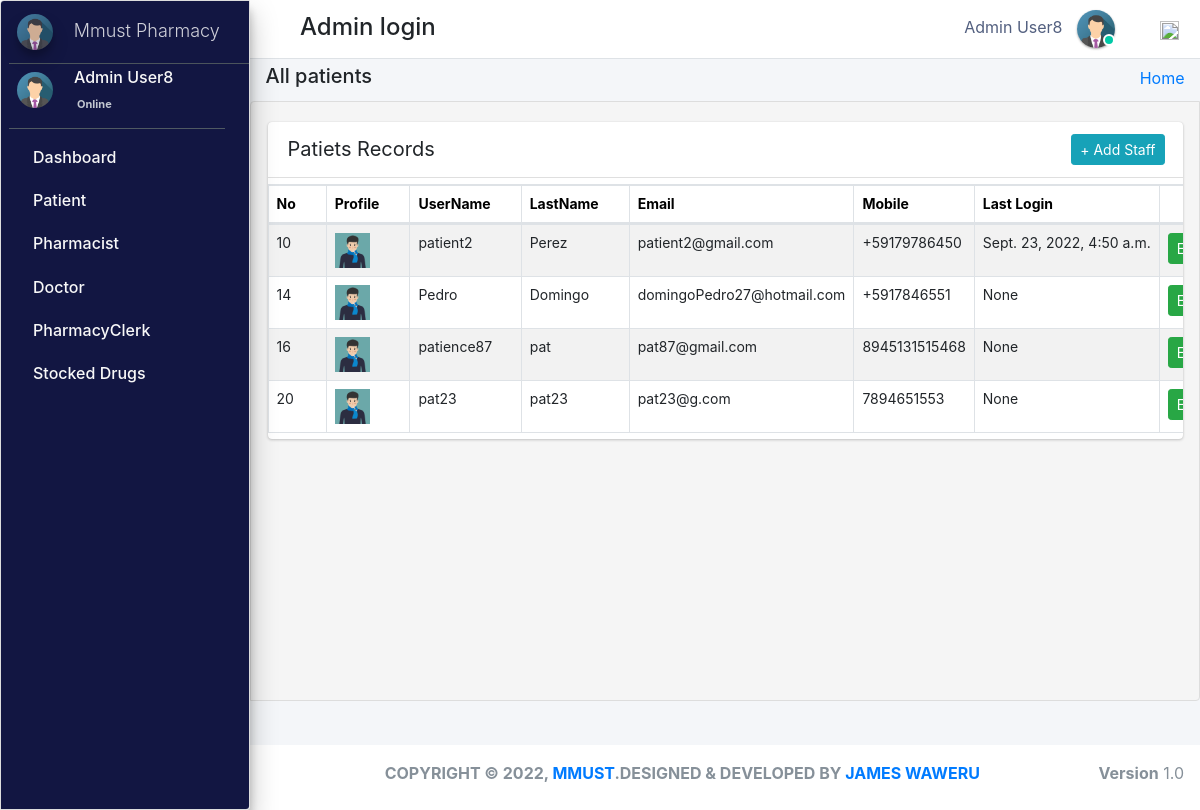
/admin_user/all_patients/ (signed in), run on an earlier commit of the app's database.
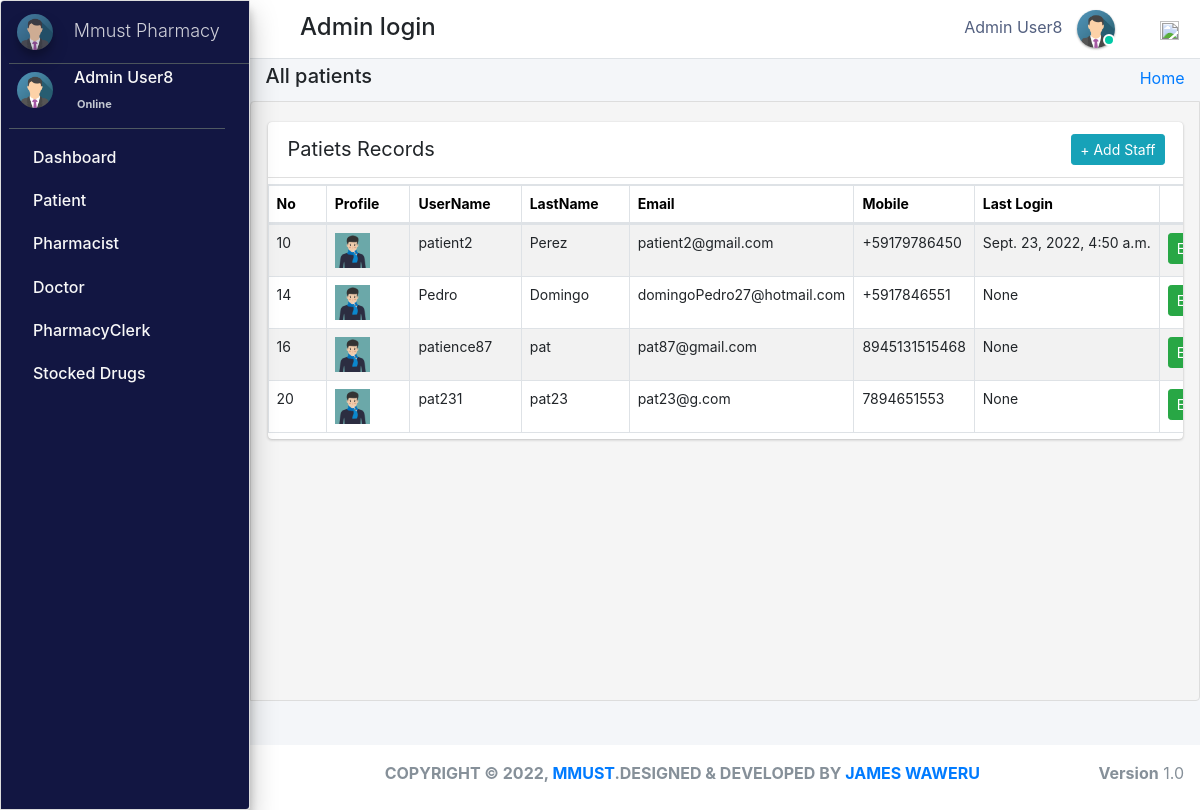
And on a later commit of the database.
### pharmacy/models.py (models this page shows, shortened)
class CustomUser(AbstractUser):
    user_type_data = ((1, "AdminHOD"), (2, "Pharmacist"), (3, "Doctor"), (4, "PharmacyClerk"),(5, "Patients"))
    user_type = models.CharField(default=1, choices=user_type_data, max_length=10)

class AdminHOD(models.Model):
    gender_category=(
        ('Male','Male'),
        ('Female','Female'),
    )
    admin = models.OneToOneField(CustomUser,null=True, on_delete = models.CASCADE)
    emp_no= models.CharField(max_length=100,null=True,blank=True)
    gender=models.CharField(max_length=100,null=True,choices=gender_category)
    mobile=models.CharField(max_length=10,null=True,blank=True)
    address=models.CharField(max_length=300,null=True,blank=True)
    profile_pic=models.ImageField(default="admin.png",null=True,blank=True)
    created_at = models.DateTimeField(auto_now_add=True)
    updated_at = models.DateTimeField(auto_now=True)
    date_employed=models.DateTimeField(auto_now_add=True, auto_now=False)
    objects = models.Manager()

class Patients(models.Model):
    gender_category=(
        ('Male','Male'),
        ('Female','Female'),
    )
    admin = models.OneToOneField(CustomUser,null=True, on_delete = models.CASCADE)
    reg_no=models.CharField(max_length=30,null=True,blank=True,unique=True)
    gender=models.CharField(max_length=7,null=True,blank=True,choices=gender_category)
    first_name=models.CharField(max_length=20,null=True,blank=True)
    last_name=models.CharField(max_length=20,null=True,blank=True)
    dob=models.DateTimeField(auto_now_add= False, auto_now=False,null=True,blank=True)
    phone_number=models.CharField(max_length=10,null=True,blank=True)
    profile_pic=models.ImageField(default="patient.jpg",null=True,blank=True)
    age= models.IntegerField(default='0', blank=True, null=True)
    address=models.CharField(max_length=300,null=True,blank=True)
    date_admitted=models.DateTimeField(auto_now_add=True, auto_now=False)
    last_updated = models.DateTimeField(auto_now_add=False, auto_now=True)

### pharmacy/HODViews.py (the view, shortened to what this page needs)
# urls.py: path('admin_user/all_patients/',HODViews.allPatients,name='all_patients'),
def all_patients(request):
    form = PatientSearchForm1(request.POST or None)
    patients = Patients.objects.all()
    context = {
        "patients": patients,
        "form": form,
        "title": "Admitted Patients"
    }
    return render(request, 'hod_templates/admited_patients.html', context)

### pharmacy/templates/hod_templates/admited_patients.html (shortened to what this page needs)
{% extends 'hod_templates/base_template.html'%}
{% load static %}
{% block page_title %}
<h5>All patients</h5>
{% endblock page_title %}
{% block main_content %}
<section class="content">
    <div class="row">
        <div class="col-md-12 px-3">
            <div class="card card-primar sc">
                <div class="card-header">
                    <span>Patiets Records</span>
                   <div class="card-tools d-flex">
                <a class="btn btn-sm btn-info mr-2" href="{% url 'patient_form' %}" role="button">+ Add Staff</a>
            </div>
                </div>
                <table  class="table table-bordered table-hover dataTable" id="plist">
                    <thead>
                            <tr>
                                    <th>No</th>
                                    <th>Profile</th>
                                    <th>UserName</th>
                                    <th>LastName</th>
                                    <th>Email</th>
                                    <th>Mobile</th>
                                     <th>Last Login</th>
                                     <th class="text-center">Action</th>
                            </tr>
                    </thead>
                    <tbody>
                            {% for patient in patients %}
                            <tr class="hov"> <td>{{patient.admin.id}}</td>
                                <td> <img src="{{patient.profile_pic.url}}" class="" width="35" height="35" alt=""></td>
                                <td>{{patient.admin}}</td>
                                <td>{{patient.admin.last_name}}</td>
                                <td>{{patient.admin.email}}</td>
                                <td>{{patient.phone_number}}</td>
                                <td>{{patient.admin.last_login}}</td>
                                <td><a href="{% url 'edit_patient' patient.admin.id %}" class="btn btn-sm btn-success">Edit</a>
                                    <a href="{% url 'patient_record' patient.id %}" class="btn btn-sm btn-warning">View</a></td>
                            </tr>
                            {% endfor %}
                    </tbody>
                </table>
            </div>
        </div>
    </div>
</section>
{% endblock %}

### pharmacy/templates/hod_templates/base_template.html (shortened to what this page needs)
{% extends 'base_file.html' %} {% block htm %}
<body class="hold-transition sidebar-mini layout-fixed">
    <div class="wrapper">
        <nav class="main-header navbar navbar-expand navbar-white navbar-light">
            <ul class="navbar-nav">
                <li class="nav-item">
                    <a class="nav-link" data-widget="pushmenu" href="#" role="button"><em class="fas fa-bars"></em> </a>
                </li>
            </ul>
            <h4 style="margin-left: 10px; margin-top: 5px;">Admin login </h4>
            <ul class="navbar-nav ml-auto">
                <li class="mx-3">
                    <a href="#" class="sm-submenu-with-image a">
                        <span>{{user.first_name}}  {{user.last_name}}</span>
                        <img src="{{request.user.adminhod.profile_pic.url}}" class="img-circle elevation-1" width="38" height="38" alt="">
                        <span class="avatar-status avatar-sm-status avatar-status-success"></span>
                    </a>
                </li>
                <li class="nav-item dropdown ml-3 low">
                    <a href="#" class="btn btn-outlined btn-black text-muted bg-transparent " data-toggle="dropdown" aria-expanded="false" data-wow-delay="0.7s"><img src="https://img.icons8.com/ios/50/000000/settings.png" width="19" height="19">
                    </a>
                </li>
            </ul>
        </nav>
        {% include 'hod_templates/sidebar.html'%}
        <div class="content-wrapper">
            <div class="content-header">
                <div class="container-fluid">
                    <div class="row ">
                        <div class="col-sm-6">
                            <h1 class="m-0 text-dark">
                                {% block page_title %} {% endblock page_title %}
                            </h1>
                        </div>
                        <div class="col-sm-6 ">
                            <ol class="breadcrumb float-sm-right">
                                <li class="breadcrumb-item"><a href="">Home</a></li>
                            </ol>
                        </div>
                    </div>
                </div>
            </div>
            {% block main_content %} {% endblock main_content %}
        </div>
        {% include 'hod_templates/footer.html'%}
    </div>
    {% endblock htm %}

### pharm/pharmacy/templates/base_file.html (shortened to what this page needs)
{% load static %}
<!DOCTYPE html>
<html lang="en">
<head>
    <link rel="stylesheet" href="{% static 'css/bootstrap.min.css'%}">
    <link rel="stylesheet" href="{% static 'css/main.css'%}">
    <link rel="stylesheet" href="{% static 'css/profile.css'%}">
    <link rel="stylesheet" href="{% static " fontawesome-free/css/all.min.css " %}">
    <link rel="stylesheet" href="https://code.ionicframework.com/ionicons/2.0.1/css/ionicons.min.css">
    <link rel="stylesheet" href="{% static 'dist/css/adminlte.css'  %}">
    <link rel="stylesheet" href="{% static 'pace-progress/themes/black/pace-theme-flat-top.css' %}">
    <link rel="stylesheet" href="{% static 'datatables-bs4/css/dataTables.bootstrap4.min.css'%}">
    <link rel="stylesheet" href="{% static 'datatables-responsive/css/responsive.bootstrap4.min.css'%}">
    <link rel="stylesheet" href="{% static 'datatables-buttons/css/buttons.bootstrap4.min.css'%}">
    <link rel="stylesheet" href="{% static 'css/select2.css' %}">
    <link href="{% static 'jquery-ui2/jquery-ui.min.css' %}" rel="stylesheet">
    <link href="{% static 'jquery-ui2/jquery-ui.structure.min.css' %}" rel="stylesheet">
    <link href="{% static 'jquery-ui2/jquery-ui.theme.min.css' %}" rel="stylesheet">
</head>
{% block htm %} {% endblock htm%}
</body>
</html>

### pharmacy/templates/hod_templates/sidebar.html (shortened to what this page needs)
<aside class="main-sidebar sidebar-dark-primary elevation-4">
    <a href="" class="brand-link ml-2">
        <img src="{{request.user.adminhod.profile_pic.url}}" alt="" width="36" height="36" class=" img-circle elevation-3" style="opacity: .8">
        <span class="brand-text font-weight-light mt-1 ml-3 mmust">Mmust Pharmacy</span>
    </a>
    <div class="sidebar">
        <div class="user-panel mr-3">
            <div class="pull-left image sm-submenu-with-image a ml-2 ">
                <img src="{{request.user.adminhod.profile_pic.url}}" class="img-circle mt-2" width="36" height="36" alt="User Image">
            </div>
            <div class="pull-left info">
                <p>{{user.first_name}} {{user.last_name}}</p>
                <a href="#"><em class="fa fa-circle text-success "></em>  Online</a>
            </div>
        </div>
        <nav class="mt-2">
            <ul class="nav nav-pills nav-sidebar flex-column" data-widget="treeview" role="menu" data-accordion="false">
                <li class="nav-item">
                    <a href="{% url  'admin_dashboard' %}" class="nav-link">
                        <p>
                            Dashboard
                        </p>
                    </a>
                </li>
                <li class="nav-item">
                    <a href="#" class="nav-link">
                        <p>
                            Patient
                        </p>
                    </a>
                </li>
                <li class="nav-item">
                    <a href="#" class="nav-link">
                        <p>
                            Pharmacist
                        </p>
                    </a>
                </li>
                <li class="nav-item">
                    <a href="#" class="nav-link">
                        <p>
                            Doctor
                        </p>
                    </a>
                </li>
                <li class="nav-item">
                    <a href="#" class="nav-link">
                        <p>
                            PharmacyClerk
                        </p>
                    </a>
                </li>
                <li class="nav-item">
                    <a href="#" class="nav-link">
                        <p>
                            Stocked Drugs
                        </p>
                    </a>
                </li>
            </ul>
        </nav>
    </div>
</aside>

### pharmacy/templates/hod_templates/footer.html
<footer class="main-footer pt-3 text-center">
    <strong>COPYRIGHT &copy; {% now "Y" %}, <a href="#">MMUST</a>.DESIGNED & DEVELOPED BY <a href="#">JAMES WAWERU</a></strong>
    <div class="float-right d-none d-sm-inline-block">
        <b>Version</b> 1.0
    </div>
</footer>

### static/css/main.css (style rules this page uses)
html { font-family: sans-serif; line-height: 1.15; -webkit-text-size-adjust: 100%; -webkit-tap-highlight-color: transparent; }
body { overflow-y: hidden; overflow-x: hidden; font-family: -apple-system, BlinkMacSystemFont, "Segoe UI", Roboto, "Helvetica Neue", Arial, "Noto Sans", sans-serif, "Apple Color Emoji", "Segoe UI Emoji", "Segoe UI Symbol", "Noto Color Emoji" !important; }
th { color: rgb(0, 0, 0); font-size: 14px !important; }
.content { background-color: #f5f5f5; border: 1px solid #dddddd; border-radius: 4px 0px 4px 0px; left: -1px; padding: 10px 7px 5px; height: 75vh; overflow-y: scroll; overflow-x: hidden; }
.sc { white-space: nowrap; display: block; overflow-x: hidden !important; }
.content .row { margin-top: 20px !important; }
.main-sidebar { background: #ffffff; border: 1px solid #dddddd; border-radius: 4px 0px 4px 0px; font-weight: bold; background-color: #121642 !important; color: white !important; }
.main-sidebar p { color: #f8f8f8 !important; font-weight: 500 !important }
td { font-size: 14px !important; }
.hov { transition: transform .5s; }
.avatar-status { position: absolute; bottom: 12px; right: 75.4px; display: -ms-inline-flexbox; display: inline-flex; -ms-flex-negative: 0; flex-shrink: 0; -ms-flex-pack: center; justify-content: center; -ms-flex-align: center; align-items: center; white-space: nowrap; text-align: center; vertical-align: baseline; font-weight: 600; border: .125rem solid #fff; width: 12px; height: 12px; line-height: 1; font-size: .71094rem; border-radius: 50%; }
.avatar-status-success { color: #fff; background-color: #00c9a7; }
.card-header span { font-size: 20px !important; }
.table>tbody>tr>td, .table>tbody>tr>th, .table>tfoot>tr>td, .table>tfoot>tr>th, .table>thead>tr>td, .table>thead>tr>th { padding: 8px; line-height: 1.42857143; vertical-align: top; }
.user-panel>.info { padding: 5px 5px 5px 15px; line-height: 1; position: absolute; left: 55px; }
.pull-left { float: left!important; }
.user-panel>.info>p { font-weight: 600; margin-bottom: 9px; }
p { margin: 0 0 10px; }
.user-panel { padding-bottom: 20px; }
.user-panel:after { clear: both; }
.user-panel:before, .user-panel:after { content: " "; display: table; }
.user-panel>.info>a { text-decoration: none; padding-right: 5px; margin-top: 3px; font-size: 11px; overflow: hidden; white-space: nowrap; }
.mmust { overflow: hidden; white-space: nowrap; font-size: 18px; }
.table { background: white !important; }
.container-fluid { width: 100%; padding-right: 15px; padding-left: 15px; margin-right: auto; margin-left: auto; }
.row { display: flex; flex-wrap: wrap; margin-right: -15px; margin-left: -15px; }
.d-flex { display: flex !important; z-index: 44; }
.table tbody tr:nth-of-type(odd) { background-color: rgba(197, 197, 197, 0.05) !important; }
.main-footer { height: 65px !important; background: #ffffff; border-top: none !important; color: #869099; font-size: 1.0rem !important; }
.img-circle { border-radius: 50%; }
.content-wrapper .content-header { padding: 5px 0.5rem !important; }

### static/css/profile.css (style rules this page uses)
li { list-style-type: none ! }
.navbar-nav span { color: #525f7f !important; margin-right: 10px !important; }
body { font-family: 'Rubik', serif; height: 100% !important; }
.table tbody tr:nth-of-type(odd) { background-color: rgba(0, 0, 0, .05) !important; }

What changed in the data, as far as the page shows it:
changed Patients "pat23": admin "pat23" → "pat231"
